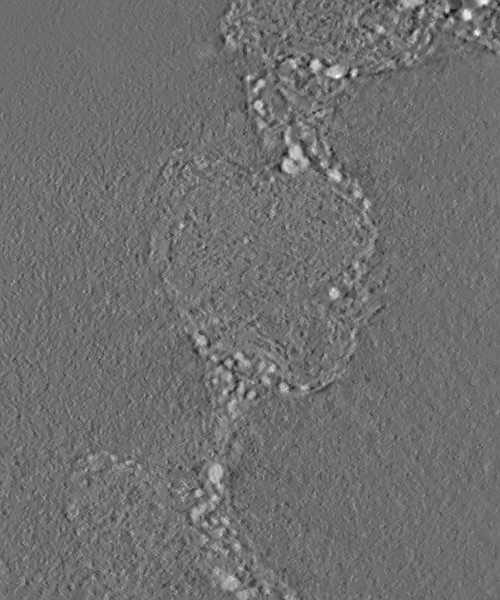
#> input picture data/slice/XY000.tif, 500 x 600 px; its folder holds 4 pictures in this run; the run also reads 2 pictures not shown here
$ jupyter execute --allow-errors 2+1D.ipynb
#> lines starting #> are read from the running program, lines starting #| are printed output that depends on the picture; after the words box and inside, x2 and y2 are one past the last pixel; in counts of white or black regions, pixels touching at a corner belong together
[cell 1]
import glob
import numpy as np
from PIL import Image
from numba import jit
import cv2
import time
train_path = glob.glob("/Users/shgtkmt/workspace/3d_multi_segmentation/data/slice/*.tif")
ans_path = glob.glob("/Users/shgtkmt/workspace/3d_multi_segmentation/data/slice_segmentation/*.tif")

[cell 2]
#色の確認

print(len(train_path))
print(Image.open(train_path[0]).size)
#> (the rest of this cell did not finish here and is left out)

[cell 3]
# canny法でのエッジ抽出

class operationThresholdCanny:
    #minThreshold = 100
    #maxThreshold = 500
    #class variable shared by all instances
    def __init__(self, imgPath):
        self.imgPath = imgPath
        self.minThreshold = 100
        self.maxThreshold = 500

    def onTrackMin(self, position):
        self.minThreshold = position

    def onTrackMax(self, position):
        self.maxThreshold = position

    def start(self):
        img = cv2.imread(self.imgPath)
#> img: shape (600, 500, 3); min 7, max 254, mean 111.2
        cv2.namedWindow('img')
        cv2.createTrackbar('min','img', self.minThreshold, 200, self.onTrackMin)
        cv2.createTrackbar('max','img', self.maxThreshold, 1000, self.onTrackMax)
        while True:
            img2 = cv2.Canny(img, self.minThreshold, self.maxThreshold)
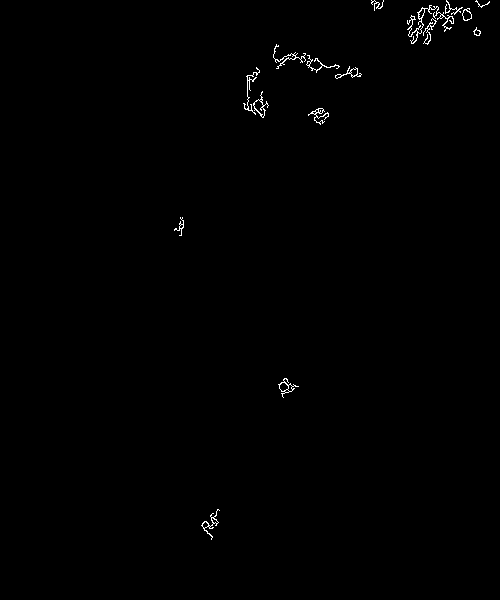
#> img2: shape (600, 500); 0.46% white in thin lines or dots, all inside (x1, y1, x2, y2) = (174, 0, 490, 540)
            cv2.imshow('img',img2)
            if cv2.waitKey(10) == 27:
                # escキーが押されたら終了
#> (key Esc is pressed here)
                break
        cv2.destroyAllWindows()

demo = operationThresholdCanny(train_path[0])
demo.start()

[cell 4]
# 画像強度において閾値を利用して黄色領域の判断できるのでは？

class mythreshold:
    def __init__(self, imgPath):
        self.imgPath = imgPath
        self.myThreshold = 126

    def onTrack(self, position):
        self.myThreshold = position

    def start(self):
        img = cv2.imread(self.imgPath)
        cv2.namedWindow('img')
        cv2.createTrackbar('thresholf','img', self.myThreshold, 255, self.onTrack)
        while True:
            ret, img2 = cv2.threshold(img,self.myThreshold,255,cv2.THRESH_BINARY)
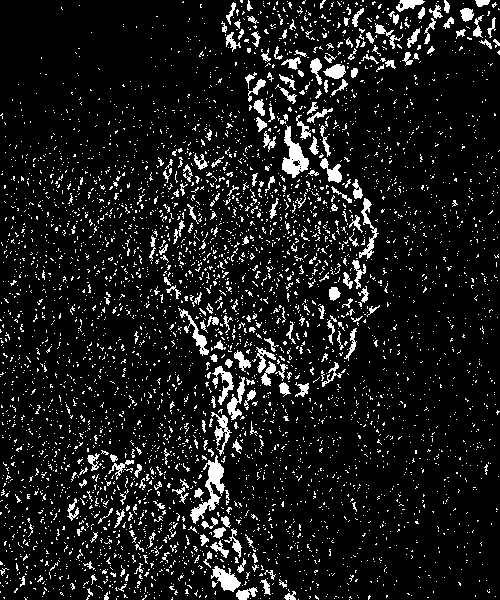
#> img2: shape (600, 500, 3); 10% white in thin lines or dots
#> ret = 126
            cv2.imshow('img',img2)
            if cv2.waitKey(10) == 27:
                # escキーが押されたら終了
#> (key Esc is pressed here)
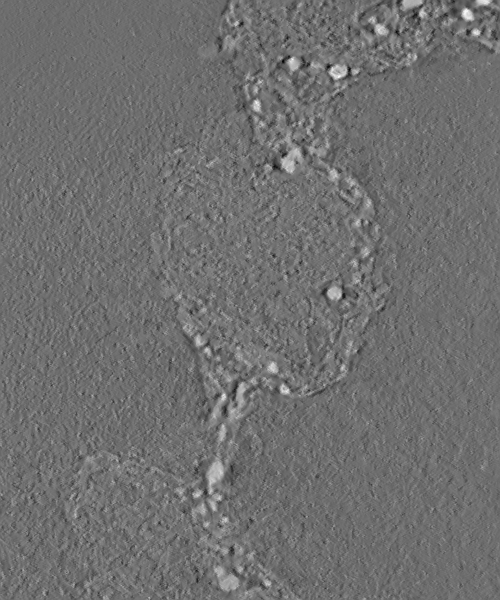
#> input picture data/slice/XY004.tif, 500 x 600 px
                break
        cv2.destroyAllWindows()

demo = mythreshold(train_path[0])
demo.start()

[cell 5]
@jit
def noFourier(tif_glob):
    start = time.time()
    pre_img = Image.open(tif_glob[0])
    pre_img = pre_img.convert('L')
    img = np.array(pre_img, dtype='float32').reshape([1,600,500,1])
    for i in range(len(tif_glob)-1):
        pre_img = Image.open(tif_glob[i+1])
        pre_img = pre_img.convert('L')
        img = np.append(img, np.array(pre_img, dtype='float32').reshape([1,600,500,1]), axis=0)
    caltime = time.time() - start
    print('time:({})/min'.format(caltime/60))
    return img

noX = noFourier(train_path)
noX.shape
#> Out = (4, 600, 500, 1)
